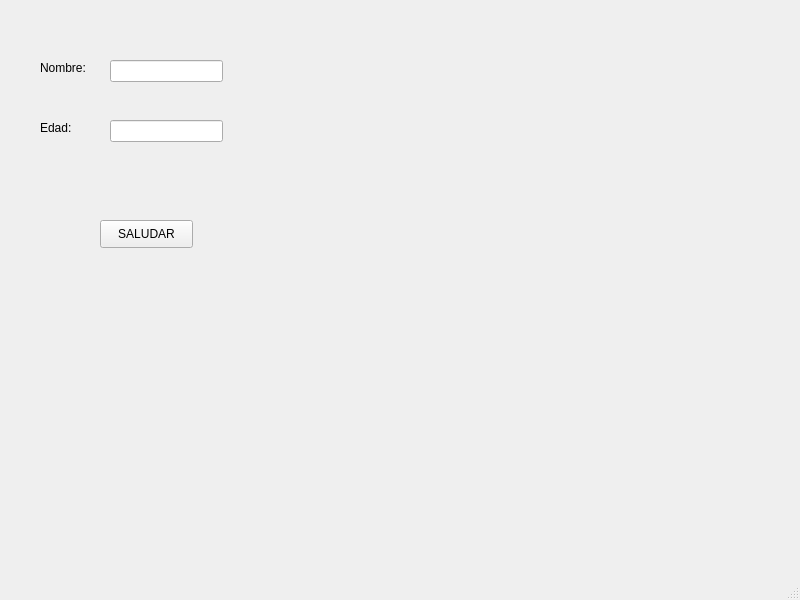
<?xml version="1.0" encoding="UTF-8"?>
<ui version="4.0">
 <class>MainWindow</class>
 <widget class="QMainWindow" name="MainWindow">
  <property name="geometry">
   <rect>
    <x>0</x>
    <y>0</y>
    <width>800</width>
    <height>600</height>
   </rect>
  </property>
  <property name="windowTitle">
   <string>MainWindow</string>
  </property>
  <widget class="QWidget" name="centralwidget">
   <widget class="QPushButton" name="btn_saludar">
    <property name="geometry">
     <rect>
      <x>100</x>
      <y>220</y>
      <width>93</width>
      <height>28</height>
     </rect>
    </property>
    <property name="text">
     <string>SALUDAR</string>
    </property>
   </widget>
   <widget class="QLabel" name="label">
    <property name="geometry">
     <rect>
      <x>40</x>
      <y>60</y>
      <width>55</width>
      <height>16</height>
     </rect>
    </property>
    <property name="text">
     <string>Nombre:</string>
    </property>
   </widget>
   <widget class="QLabel" name="label_2">
    <property name="geometry">
     <rect>
      <x>40</x>
      <y>120</y>
      <width>55</width>
      <height>16</height>
     </rect>
    </property>
    <property name="text">
     <string>Edad:</string>
    </property>
   </widget>
   <widget class="QLineEdit" name="txt_nombre">
    <property name="geometry">
     <rect>
      <x>110</x>
      <y>60</y>
      <width>113</width>
      <height>22</height>
     </rect>
    </property>
   </widget>
   <widget class="QLineEdit" name="txt_edad">
    <property name="geometry">
     <rect>
      <x>110</x>
      <y>120</y>
      <width>113</width>
      <height>22</height>
     </rect>
    </property>
   </widget>
  </widget>
  <widget class="QMenuBar" name="menubar">
   <property name="geometry">
    <rect>
     <x>0</x>
     <y>0</y>
     <width>800</width>
     <height>26</height>
    </rect>
   </property>
  </widget>
  <widget class="QStatusBar" name="statusbar"/>
 </widget>
 <resources/>
 <connections/>
</ui>
